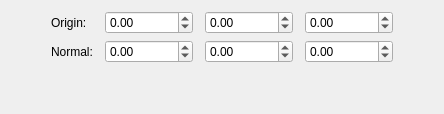
                <widget class="QWidget" name="planeTab">
                 <attribute name="title">
                  <string>Plane</string>
                 </attribute>
                 <layout class="QGridLayout" name="gridLayout_7">
                  <item row="0" column="0">
                   <layout class="QGridLayout" name="gridLayout_13">
                    <property name="topMargin">
                     <number>0</number>
                    </property>
                    <property name="horizontalSpacing">
                     <number>12</number>
                    </property>
                    <item row="0" column="1">
                     <widget class="QLabel" name="label_71">
                      <property name="sizePolicy">
                       <sizepolicy hsizetype="Maximum" vsizetype="Preferred">
                        <horstretch>0</horstretch>
                        <verstretch>0</verstretch>
                       </sizepolicy>
                      </property>
                      <property name="text">
                       <string>Origin:</string>
                      </property>
                     </widget>
                    </item>
                    <item row="1" column="1">
                     <widget class="QLabel" name="label_54">
                      <property name="sizePolicy">
                       <sizepolicy hsizetype="Maximum" vsizetype="Preferred">
                        <horstretch>0</horstretch>
                        <verstretch>0</verstretch>
                       </sizepolicy>
                      </property>
                      <property name="text">
                       <string>Normal:</string>
                      </property>
                     </widget>
                    </item>
                    <item row="0" column="2">
                     <widget class="QDoubleSpinBox" name="sbPlaneOriginX">
                      <property name="sizePolicy">
                       <sizepolicy hsizetype="Expanding" vsizetype="Fixed">
                        <horstretch>0</horstretch>
                        <verstretch>0</verstretch>
                       </sizepolicy>
                      </property>
                      <property name="minimum">
                       <double>-99999999.000000000000000</double>
                      </property>
                      <property name="maximum">
                       <double>99999999.000000000000000</double>
                      </property>
                     </widget>
                    </item>
                    <item row="1" column="2">
                     <widget class="QDoubleSpinBox" name="sbPlaneNormalX">
                      <property name="sizePolicy">
                       <sizepolicy hsizetype="Expanding" vsizetype="Fixed">
                        <horstretch>0</horstretch>
                        <verstretch>0</verstretch>
                       </sizepolicy>
                      </property>
                      <property name="minimum">
                       <double>-99999999.000000000000000</double>
                      </property>
                      <property name="maximum">
                       <double>99999999.000000000000000</double>
                      </property>
                     </widget>
                    </item>
                    <item row="1" column="3">
                     <widget class="QDoubleSpinBox" name="sbPlaneNormalY">
                      <property name="sizePolicy">
                       <sizepolicy hsizetype="Expanding" vsizetype="Fixed">
                        <horstretch>0</horstretch>
                        <verstretch>0</verstretch>
                       </sizepolicy>
                      </property>
                      <property name="minimum">
                       <double>-99999999.000000000000000</double>
                      </property>
                      <property name="maximum">
                       <double>99999999.000000000000000</double>
                      </property>
                     </widget>
                    </item>
                    <item row="0" column="3">
                     <widget class="QDoubleSpinBox" name="sbPlaneOriginY">
                      <property name="sizePolicy">
                       <sizepolicy hsizetype="Expanding" vsizetype="Fixed">
                        <horstretch>0</horstretch>
                        <verstretch>0</verstretch>
                       </sizepolicy>
                      </property>
                      <property name="minimum">
                       <double>-99999999.000000000000000</double>
                      </property>
                      <property name="maximum">
                       <double>99999999.000000000000000</double>
                      </property>
                     </widget>
                    </item>
                    <item row="1" column="4">
                     <widget class="QDoubleSpinBox" name="sbPlaneNormalZ">
                      <property name="sizePolicy">
                       <sizepolicy hsizetype="Expanding" vsizetype="Fixed">
                        <horstretch>0</horstretch>
                        <verstretch>0</verstretch>
                       </sizepolicy>
                      </property>
                      <property name="minimum">
                       <double>-99999999.000000000000000</double>
                      </property>
                      <property name="maximum">
                       <double>99999999.000000000000000</double>
                      </property>
                     </widget>
                    </item>
                    <item row="0" column="4">
                     <widget class="QDoubleSpinBox" name="sbPlaneOriginZ">
                      <property name="sizePolicy">
                       <sizepolicy hsizetype="Expanding" vsizetype="Fixed">
                        <horstretch>0</horstretch>
                        <verstretch>0</verstretch>
                       </sizepolicy>
                      </property>
                      <property name="minimum">
                       <double>-99999999.000000000000000</double>
                      </property>
                      <property name="maximum">
                       <double>99999999.000000000000000</double>
                      </property>
                     </widget>
                    </item>
                    <item row="0" column="0">
                     <spacer name="horizontalSpacer_23">
                      <property name="orientation">
                       <enum>Qt::Horizontal</enum>
                      </property>
                      <property name="sizeHint" stdset="0">
                       <size>
                        <width>40</width>
                        <height>20</height>
                       </size>
                      </property>
                     </spacer>
                    </item>
                    <item row="0" column="5">
                     <spacer name="horizontalSpacer_24">
                      <property name="orientation">
                       <enum>Qt::Horizontal</enum>
                      </property>
                      <property name="sizeHint" stdset="0">
                       <size>
                        <width>40</width>
                        <height>20</height>
                       </size>
                      </property>
                     </spacer>
                    </item>
                   </layout>
                  </item>
                  <item row="1" column="0">
                   <spacer name="verticalSpacer_5">
                    <property name="orientation">
                     <enum>Qt::Vertical</enum>
                    </property>
                    <property name="sizeHint" stdset="0">
                     <size>
                      <width>20</width>
                      <height>40</height>
                     </size>
                    </property>
                   </spacer>
                  </item>
                 </layout>
                </widget>
